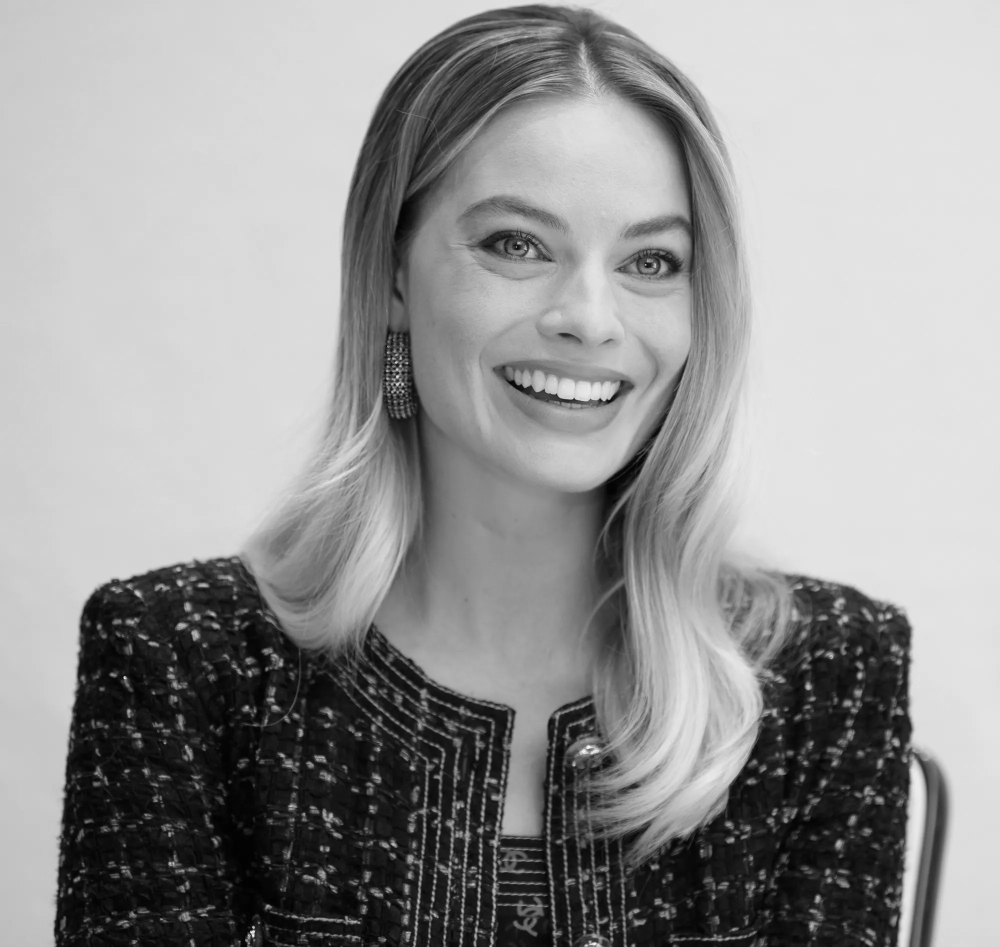
#> input picture Q-1/margot_golden_gray.jpg, 2000 x 1894 px (shown at 1/2 size)
$ jupyter execute Q-1.ipynb
#> lines starting #> are read from the running program, lines starting #| are printed output that depends on the picture
[cell 1]
import cv2 as cv
import numpy as np
import matplotlib.pyplot as plt

c = np.array([(220, 175), (220, 210), (255, 240)])

t1 = np.linspace(0, c[0, 1], c[0, 0]+1).astype('uint8')
print(len(t1))
t2 = np.linspace(c[0, 1] + 1, c[1, 0]-c[0, 0], c[1, 0]-c[0, 0]).astype('uint8')
print(len(t2))
t3 = np.linspace(c[1, 1] + 1, 240, 255 - c[1, 0]).astype('uint8')
print(len(t3))

transform = np.concatenate((t1, t2, t3), axis=0).astype('uint8')
print(len(transform))

fig, ax = plt.subplots()
ax.plot(transform)
ax.set_xlabel(r'Input intensity')
ax.set_ylabel('Output intensity')
ax.set_xlim(0, 255)
ax.set_ylim(0, 255)
ax.set_aspect('equal')
plt.show()
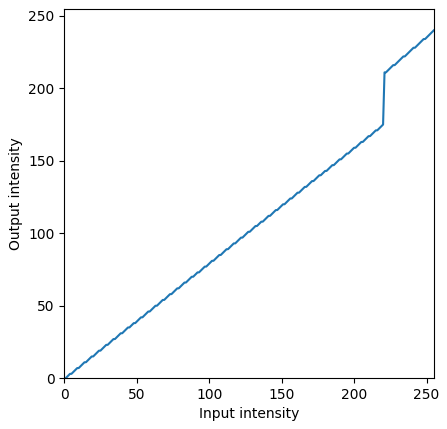
#> figure drawn by matplotlib, 1 panel; curve peaks at x = 255, y = 240

img_orig = cv.imread('margot_golden_gray.jpg', cv.IMREAD_GRAYSCALE)
#> img_orig is the input picture: shape (1894, 2000); min 0, max 255, mean 149
image_transformed = cv.LUT(img_orig, transform)
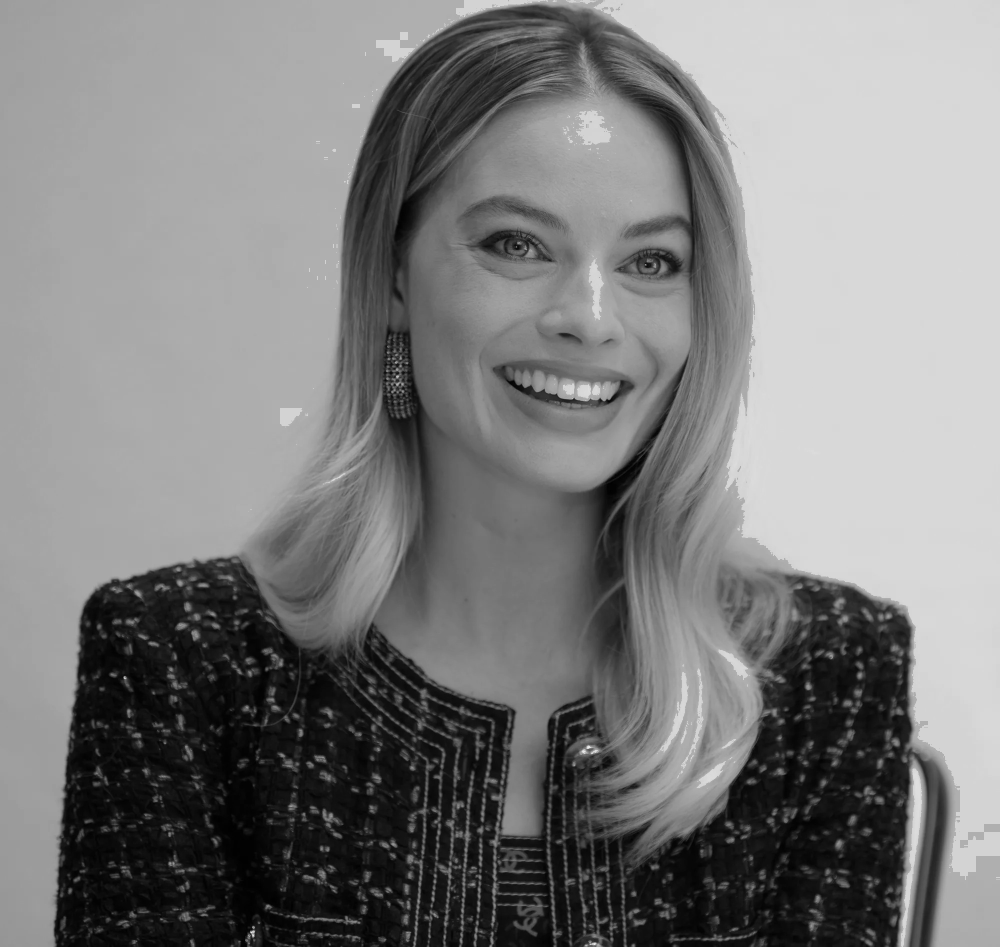
#> image_transformed: shape (1894, 2000) (shown at 1/2 size); min 0, max 240, mean 124.9

fig, ax = plt.subplots(1, 2, figsize=(10, 20))
ax[0].imshow(img_orig, cmap="gray")
ax[0].set_title("Original")
ax[1].imshow(image_transformed, cmap="gray")
ax[1].set_title("Transformed")
plt.show()
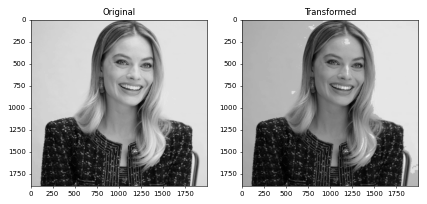
#> figure drawn by matplotlib, 2 panels
